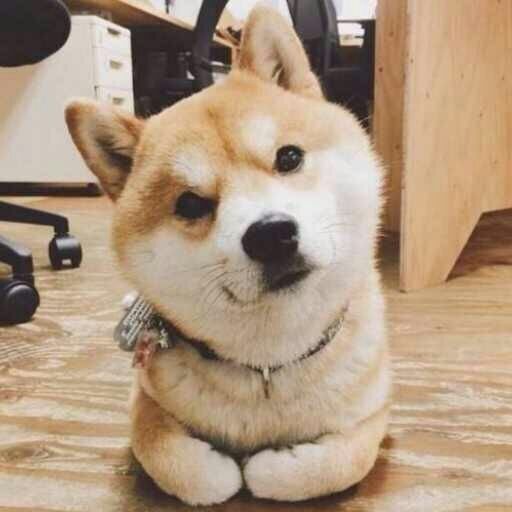
#> input picture image.jpg, 512 x 512 px
$ python CharPicture.py
#> lines starting #> are read from the running program, lines starting #| are printed output that depends on the picture
from PIL import Image, ImageEnhance
import os

codeset = '''█B%8&WM#*oahkbdpqwmZO0QLCJUYXzcvunxrjft/\|()1{}[]?-_+~<>i!lI;:,"^`'. '''  # 生成字符画所需的字符集


def convert_to_charpic(image, scale=1):
    """
    :param image: Image.Image object
    :param scale: narrow scale
    :return: string
    """
    con_result = ''
    assert isinstance(image, Image.Image)
    image.thumbnail((320, image.size[1]*320//image.size[0]))  # 强制缩成320*180
    image.thumbnail((image.size[0] // scale, image.size[1] // scale))
    if image.mode == 'RGB':
        for y in range(0, image.size[1], 2):
            for x in range(0, image.size[0]):
                r, g, b = image.getpixel((x, y))
                # 计算灰度值
                gray = r * 0.229 + g * 0.587 + b * 0.114
                con_result = con_result + codeset[int(20 * gray // 256)]
            con_result = con_result + "<br>"
    elif image.mode == 'RGBA':
        for y in range(0, image.size[1]):
            for x in range(0, image.size[0]):
                r, g, b, a = image.getpixel((x, y))
                gray = r * 0.229 + g * 0.587 + b * 0.114
                con_result = con_result + codeset[int(20 * gray // 256)]
            con_result = con_result + '<br>'
    return '<font size="1"> <code>' + con_result +'</font> </code>'


def contrast_enhance(image, scale):
    contrast = ImageEnhance.Contrast(image)
    result = contrast.enhance(scale)
    # result.show()
    return result

if __name__ == '__main__':
    im = Image.open('image.jpg')
#> im is the input picture: PIL image 512x512 RGB; mean R, G, B 175.5, 151.8, 127.5
    im = contrast_enhance(im, 100)
#> in contrast_enhance, `result = contrast.enhance(scale)`:
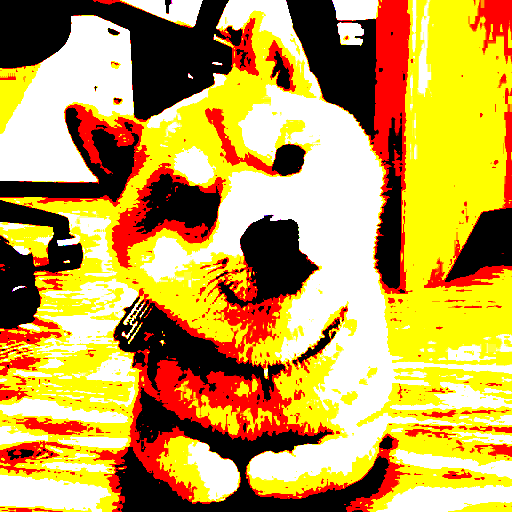
#> result: PIL image 512x512 RGB; mean R, G, B 196.4, 160.9, 76.3
    result = convert_to_charpic(im, 10)
#> in convert_to_charpic, `image.thumbnail((320, image.size[1]*320//image.size[0]))`:
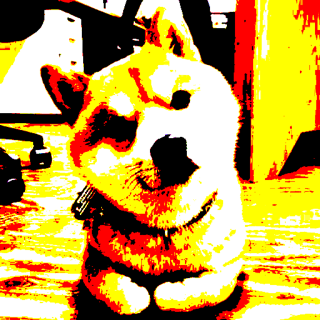
#> image: PIL image 320x320 RGB; mean R, G, B 196.3, 160.8, 76.4
#> in convert_to_charpic, `image.thumbnail((image.size[0] // scale, image.size[1] // scale))`:
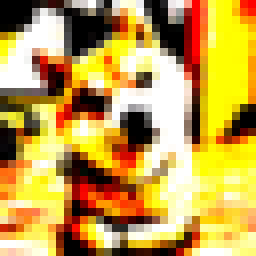
#> image: PIL image 32x32 RGB (shown 8 times larger); mean R, G, B 195.8, 160.6, 76.8
    print(result)
#> (printed output is left out)
